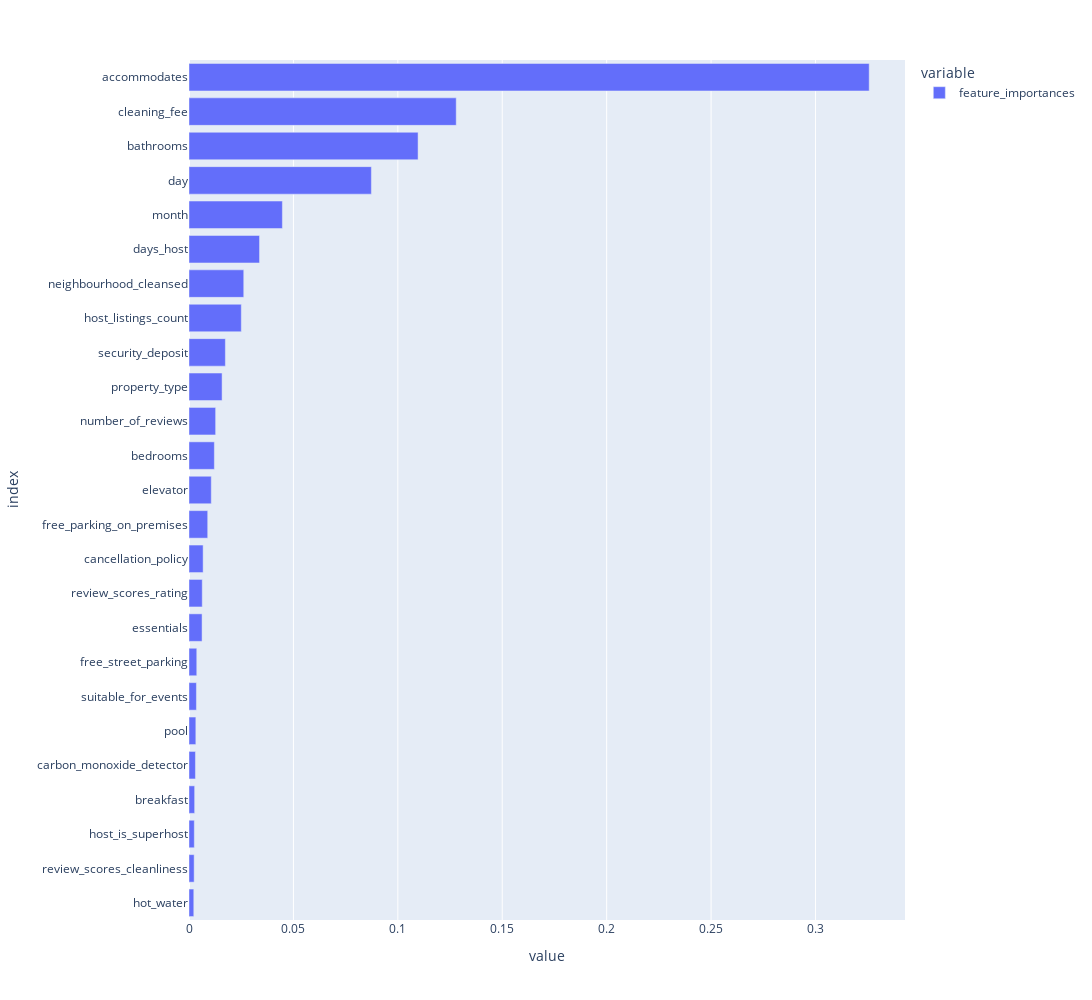

The notebook cell saved with this chart:
### Code cell
fig = px.bar(feature_importances_df[-25:], orientation='h', width=1500, height=800
)
fig.show()

### Figure 1 — Plotly figure (JSON) as saved in the notebook; plotly's stock layout.template omitted (floating-point values rounded to 4 significant figures)
{"data": [{"alignmentgroup": "True", "hovertemplate": "variable=feature_importances<br>value=%{x}<br>index=%{y}<extra></extra>", "legendgroup": "feature_importances", "marker": {"color": "#636efa"}, "name": "feature_importances", "offsetgroup": "feature_importances", "orientation": "h", "showlegend": true, "textposition": "auto", "type": "bar", "x": [0.002293, 0.002467, 0.002546, 0.002707, 0.003089, 0.003276, 0.003556, 0.003721, 0.006259, 0.006346, 0.006767, 0.008964, 0.01067, 0.01215, 0.01276, 0.01584, 0.01742, 0.02505, 0.02622, 0.03378, 0.04472, 0.08734, 0.1097, 0.128, 0.3257], "xaxis": "x", "y": ["hot_water", "review_scores_cleanliness", "host_is_superhost", "breakfast", "carbon_monoxide_detector", "pool", "suitable_for_events", "free_street_parking", "essentials", "review_scores_rating", "cancellation_policy", "free_parking_on_premises", "elevator", "bedrooms", "number_of_reviews", "property_type", "security_deposit", "host_listings_count", "neighbourhood_cleansed", "days_host", "month", "day", "bathrooms", "cleaning_fee", "accommodates"], "yaxis": "y"}], "layout": {"barmode": "relative", "height": 1000, "legend": {"title": {"text": "variable"}, "tracegroupgap": 0}, "margin": {"t": 60}, "width": 1500, "xaxis": {"anchor": "y", "domain": [0, 1], "title": {"text": "value"}}, "yaxis": {"anchor": "x", "domain": [0, 1], "title": {"text": "index"}}}}
